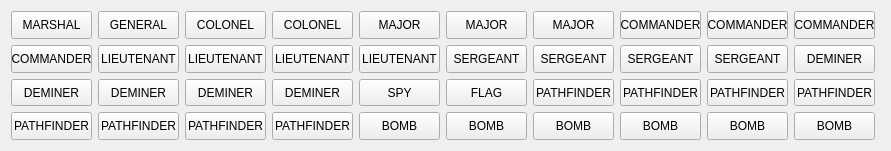
   <widget class="QWidget" name="gridLayoutWidget">
    <property name="geometry">
     <rect>
      <x>20</x>
      <y>280</y>
      <width>891</width>
      <height>151</height>
     </rect>
    </property>
    <layout class="QGridLayout" name="RedPieces">
     <item row="2" column="1">
      <widget class="QPushButton" name="piece22">
       <property name="maximumSize">
        <size>
         <width>81</width>
         <height>50</height>
        </size>
       </property>
       <property name="text">
        <string>DEMINER</string>
       </property>
      </widget>
     </item>
     <item row="3" column="10">
      <widget class="QPushButton" name="piece39">
       <property name="maximumSize">
        <size>
         <width>81</width>
         <height>50</height>
        </size>
       </property>
       <property name="text">
        <string>BOMB</string>
       </property>
      </widget>
     </item>
     <item row="3" column="6">
      <widget class="QPushButton" name="piece35">
       <property name="maximumSize">
        <size>
         <width>81</width>
         <height>50</height>
        </size>
       </property>
       <property name="text">
        <string>BOMB</string>
       </property>
      </widget>
     </item>
     <item row="0" column="9">
      <widget class="QPushButton" name="piece8">
       <property name="maximumSize">
        <size>
         <width>81</width>
         <height>50</height>
        </size>
       </property>
       <property name="text">
        <string>COMMANDER</string>
       </property>
      </widget>
     </item>
     <item row="2" column="0">
      <widget class="QPushButton" name="piece21">
       <property name="maximumSize">
        <size>
         <width>81</width>
         <height>50</height>
        </size>
       </property>
       <property name="text">
        <string>DEMINER</string>
       </property>
      </widget>
     </item>
     <item row="2" column="11">
      <widget class="QPushButton" name="piece30">
       <property name="maximumSize">
        <size>
         <width>81</width>
         <height>50</height>
        </size>
       </property>
       <property name="text">
        <string>PATHFINDER</string>
       </property>
      </widget>
     </item>
     <item row="1" column="11">
      <widget class="QPushButton" name="piece20">
       <property name="maximumSize">
        <size>
         <width>81</width>
         <height>50</height>
        </size>
       </property>
       <property name="text">
        <string>DEMINER</string>
       </property>
      </widget>
     </item>
     <item row="3" column="5">
      <widget class="QPushButton" name="piece34">
       <property name="maximumSize">
        <size>
         <width>81</width>
         <height>50</height>
        </size>
       </property>
       <property name="text">
        <string>PATHFINDER</string>
       </property>
      </widget>
     </item>
     <item row="1" column="9">
      <widget class="QPushButton" name="piece18">
       <property name="maximumSize">
        <size>
         <width>81</width>
         <height>50</height>
        </size>
       </property>
       <property name="text">
        <string>SERGEANT</string>
       </property>
      </widget>
     </item>
     <item row="2" column="10">
      <widget class="QPushButton" name="piece29">
       <property name="maximumSize">
        <size>
         <width>81</width>
         <height>50</height>
        </size>
       </property>
       <property name="text">
        <string>PATHFINDER</string>
       </property>
      </widget>
     </item>
     <item row="0" column="1">
      <widget class="QPushButton" name="piece2">
       <property name="maximumSize">
        <size>
         <width>81</width>
         <height>50</height>
        </size>
       </property>
       <property name="text">
        <string>GENERAL</string>
       </property>
      </widget>
     </item>
     <item row="1" column="10">
      <widget class="QPushButton" name="piece19">
       <property name="maximumSize">
        <size>
         <width>81</width>
         <height>50</height>
        </size>
       </property>
       <property name="text">
        <string>SERGEANT</string>
       </property>
      </widget>
     </item>
     <item row="2" column="8">
      <widget class="QPushButton" name="piece27">
       <property name="maximumSize">
        <size>
         <width>81</width>
         <height>50</height>
        </size>
       </property>
       <property name="text">
        <string>PATHFINDER</string>
       </property>
      </widget>
     </item>
     <item row="3" column="7">
      <widget class="QPushButton" name="piece36">
       <property name="maximumSize">
        <size>
         <width>81</width>
         <height>50</height>
        </size>
       </property>
       <property name="text">
        <string>BOMB</string>
       </property>
      </widget>
     </item>
     <item row="0" column="8">
      <widget class="QPushButton" name="piece7">
       <property name="maximumSize">
        <size>
         <width>81</width>
         <height>50</height>
        </size>
       </property>
       <property name="text">
        <string>MAJOR</string>
       </property>
      </widget>
     </item>
     <item row="1" column="0">
      <widget class="QPushButton" name="piece11">
       <property name="maximumSize">
        <size>
         <width>81</width>
         <height>50</height>
        </size>
       </property>
       <property name="text">
        <string>COMMANDER</string>
       </property>
      </widget>
     </item>
     <item row="0" column="11">
      <widget class="QPushButton" name="piece10">
       <property name="maximumSize">
        <size>
         <width>81</width>
         <height>50</height>
        </size>
       </property>
       <property name="text">
        <string>COMMANDER</string>
       </property>
      </widget>
     </item>
     <item row="1" column="7">
      <widget class="QPushButton" name="piece16">
       <property name="maximumSize">
        <size>
         <width>81</width>
         <height>50</height>
        </size>
       </property>
       <property name="text">
        <string>SERGEANT</string>
       </property>
      </widget>
     </item>
     <item row="3" column="9">
      <widget class="QPushButton" name="piece38">
       <property name="maximumSize">
        <size>
         <width>81</width>
         <height>50</height>
        </size>
       </property>
       <property name="text">
        <string>BOMB</string>
       </property>
      </widget>
     </item>
     <item row="0" column="5">
      <widget class="QPushButton" name="piece4">
       <property name="maximumSize">
        <size>
         <width>81</width>
         <height>50</height>
        </size>
       </property>
       <property name="text">
        <string>COLONEL</string>
       </property>
      </widget>
     </item>
     <item row="1" column="4">
      <widget class="QPushButton" name="piece13">
       <property name="maximumSize">
        <size>
         <width>81</width>
         <height>50</height>
        </size>
       </property>
       <property name="text">
        <string>LIEUTENANT</string>
       </property>
      </widget>
     </item>
     <item row="1" column="5">
      <widget class="QPushButton" name="piece14">
       <property name="maximumSize">
        <size>
         <width>81</width>
         <height>50</height>
        </size>
       </property>
       <property name="text">
        <string>LIEUTENANT</string>
       </property>
      </widget>
     </item>
     <item row="0" column="0">
      <widget class="QPushButton" name="piece1">
       <property name="maximumSize">
        <size>
         <width>81</width>
         <height>50</height>
        </size>
       </property>
       <property name="text">
        <string>MARSHAL</string>
       </property>
      </widget>
     </item>
     <item row="2" column="7">
      <widget class="QPushButton" name="piece26">
       <property name="maximumSize">
        <size>
         <width>81</width>
         <height>50</height>
        </size>
       </property>
       <property name="text">
        <string>FLAG</string>
       </property>
      </widget>
     </item>
     <item row="3" column="11">
      <widget class="QPushButton" name="piece40">
       <property name="maximumSize">
        <size>
         <width>81</width>
         <height>50</height>
        </size>
       </property>
       <property name="text">
        <string>BOMB</string>
       </property>
      </widget>
     </item>
     <item row="1" column="1">
      <widget class="QPushButton" name="piece12">
       <property name="sizePolicy">
        <sizepolicy hsizetype="Minimum" vsizetype="Fixed">
         <horstretch>0</horstretch>
         <verstretch>0</verstretch>
        </sizepolicy>
       </property>
       <property name="maximumSize">
        <size>
         <width>81</width>
         <height>50</height>
        </size>
       </property>
       <property name="font">
        <font>
         <italic>false</italic>
         <bold>false</bold>
        </font>
       </property>
       <property name="text">
        <string>LIEUTENANT</string>
       </property>
      </widget>
     </item>
     <item row="3" column="0">
      <widget class="QPushButton" name="piece31">
       <property name="maximumSize">
        <size>
         <width>81</width>
         <height>50</height>
        </size>
       </property>
       <property name="text">
        <string>PATHFINDER</string>
       </property>
      </widget>
     </item>
     <item row="3" column="8">
      <widget class="QPushButton" name="piece37">
       <property name="maximumSize">
        <size>
         <width>81</width>
         <height>50</height>
        </size>
       </property>
       <property name="text">
        <string>BOMB</string>
       </property>
      </widget>
     </item>
     <item row="0" column="4">
      <widget class="QPushButton" name="piece3">
       <property name="maximumSize">
        <size>
         <width>81</width>
         <height>50</height>
        </size>
       </property>
       <property name="text">
        <string>COLONEL</string>
       </property>
      </widget>
     </item>
     <item row="3" column="1">
      <widget class="QPushButton" name="piece32">
       <property name="maximumSize">
        <size>
         <width>81</width>
         <height>50</height>
        </size>
       </property>
       <property name="text">
        <string>PATHFINDER</string>
       </property>
      </widget>
     </item>
     <item row="0" column="7">
      <widget class="QPushButton" name="piece6">
       <property name="maximumSize">
        <size>
         <width>81</width>
         <height>50</height>
        </size>
       </property>
       <property name="text">
        <string>MAJOR</string>
       </property>
      </widget>
     </item>
     <item row="2" column="5">
      <widget class="QPushButton" name="piece24">
       <property name="maximumSize">
        <size>
         <width>81</width>
         <height>50</height>
        </size>
       </property>
       <property name="text">
        <string>DEMINER</string>
       </property>
      </widget>
     </item>
     <item row="3" column="4">
      <widget class="QPushButton" name="piece33">
       <property name="maximumSize">
        <size>
         <width>81</width>
         <height>50</height>
        </size>
       </property>
       <property name="text">
        <string>PATHFINDER</string>
       </property>
      </widget>
     </item>
     <item row="2" column="6">
      <widget class="QPushButton" name="piece25">
       <property name="maximumSize">
        <size>
         <width>81</width>
         <height>50</height>
        </size>
       </property>
       <property name="text">
        <string>SPY</string>
       </property>
      </widget>
     </item>
     <item row="0" column="10">
      <widget class="QPushButton" name="piece9">
       <property name="maximumSize">
        <size>
         <width>81</width>
         <height>50</height>
        </size>
       </property>
       <property name="text">
        <string>COMMANDER</string>
       </property>
      </widget>
     </item>
     <item row="2" column="4">
      <widget class="QPushButton" name="piece23">
       <property name="maximumSize">
        <size>
         <width>81</width>
         <height>50</height>
        </size>
       </property>
       <property name="text">
        <string>DEMINER</string>
       </property>
      </widget>
     </item>
     <item row="1" column="8">
      <widget class="QPushButton" name="piece17">
       <property name="maximumSize">
        <size>
         <width>81</width>
         <height>50</height>
        </size>
       </property>
       <property name="text">
        <string>SERGEANT</string>
       </property>
      </widget>
     </item>
     <item row="2" column="9">
      <widget class="QPushButton" name="piece28">
       <property name="maximumSize">
        <size>
         <width>81</width>
         <height>50</height>
        </size>
       </property>
       <property name="text">
        <string>PATHFINDER</string>
       </property>
      </widget>
     </item>
     <item row="1" column="6">
      <widget class="QPushButton" name="piece15">
       <property name="maximumSize">
        <size>
         <width>81</width>
         <height>50</height>
        </size>
       </property>
       <property name="text">
        <string>LIEUTENANT</string>
       </property>
      </widget>
     </item>
     <item row="0" column="6">
      <widget class="QPushButton" name="piece5">
       <property name="maximumSize">
        <size>
         <width>81</width>
         <height>50</height>
        </size>
       </property>
       <property name="text">
        <string>MAJOR</string>
       </property>
      </widget>
     </item>
    </layout>
   </widget>
